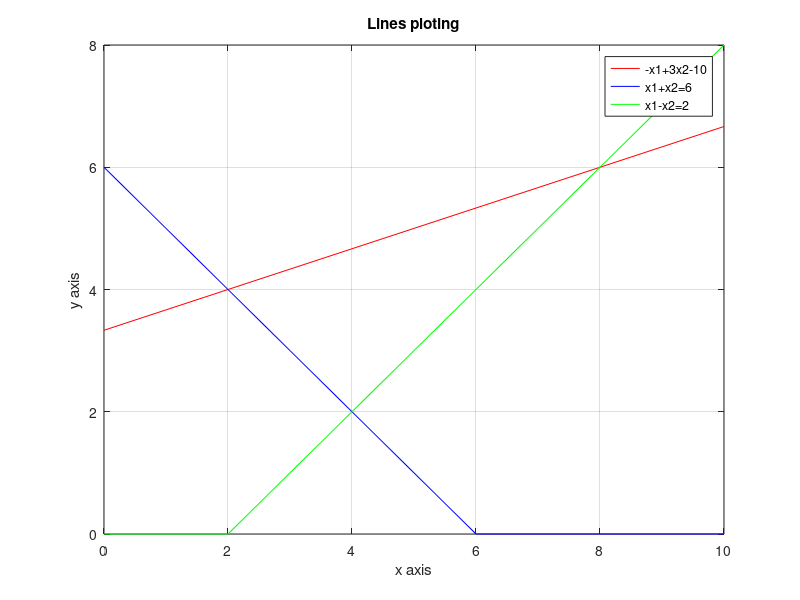

This chart was generated by the following MATLAB code: (Note: this script raises an error after producing the figure.)
clc
clear all
format short
%for commenting use percent sign like this
% how to draw and plot lines in matlab
%-x1+3x2-10
%x1+x2=6
%x1-x2=2

A = [-1,3;
    1,1;
    1,-1];
B = [10;
    6;
    2];

%PHASE II :  plotting the lines on graph
%y1 represents x axis
y1 = 0:max(B);
x11 = (B(1)-A(1,1).*y1)./A(1,2);
x21 = (B(2)-A(2,1).*y1)./A(2,2);
x31 = (B(3)-A(3,1).*y1)./A(3,2);

%to remove the negative values
x11 = max(0,x11);
x21 = max(0,x21);
x31 = max(0,x31);

plot(y1,x11 ,'r' , y1 , x21 , 'b',y1 , x31 , 'g')
title('Lines ploting')
xlabel('x axis')
ylabel('y axis')
legend('-x1+3x2-10','x1+x2=6','x1-x2=2')
grid on

%PHASE III : to find the corner points (cutting on axis)

cx1 = find(y1==0)
c1 = find(x11 == 0)
% ax =b and x = a^-1 b
line1 = [y1(:,[c1 cx1]);x11(:,[c1 cx1])]'

c2 = find(x21==0)
line2 = [y1(:,[c2 cx1]);x21(:,[c2 cx1])]'

c3 = find(x31 ==0)
line3 = [y1(:,[c3, cx1]);x31(:,[c3 cx1])]'

corpt = unique([line1 ; line2 ; line3] ,'rows')

%PHASE IV : to find point of intersection

pt=[0;0]
for i = 1:size(A,1)
    a1 = A(i,:)
    b1 = B(i,:)
    for j = i+1 : size(A,1)
        a2 = A(j , :)
        b2 = B(j , :)
        a4 = [a1;a2]
        b4 = [b1;b2]
        %to calculate the inverse \ is used
        x = a4\b4
        pt= [pt x]
    end
end
ptt = pt'

%PHASE V: write all the corner points
allpt = [ptt ;corpt]
points = unique(allpt , 'rows')

%PHASE VI : Find the feasible regin
PT = constraint (points)
PT = unique(PT , "rows")






